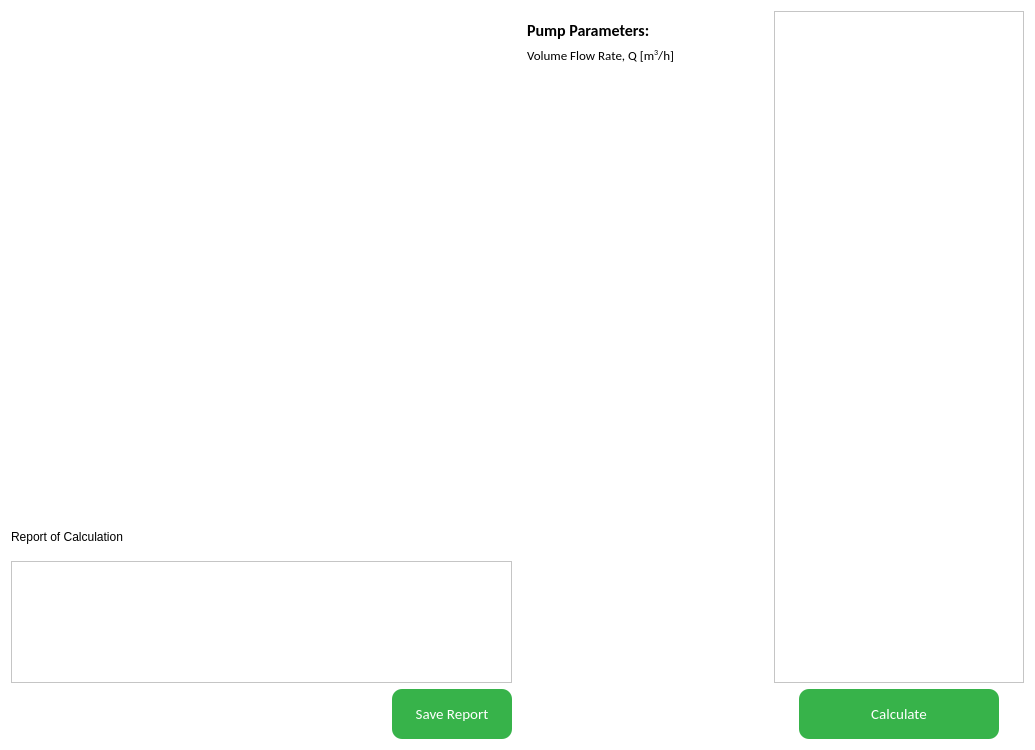
<?xml version="1.0" encoding="UTF-8"?>
<ui version="4.0">
 <class>StatorVanesWidget</class>
 <widget class="QWidget" name="StatorVanesWidget">
  <property name="geometry">
   <rect>
    <x>0</x>
    <y>0</y>
    <width>1035</width>
    <height>750</height>
   </rect>
  </property>
  <property name="windowTitle">
   <string>Form</string>
  </property>
  <property name="styleSheet">
   <string notr="true">background-color: rgb(255, 255, 255);</string>
  </property>
  <layout class="QHBoxLayout" name="horizontalLayout" stretch="50,25,25">
   <item>
    <layout class="QVBoxLayout" name="verticalLayout" stretch="70,5,17,8">
     <item>
      <widget class="QLabel" name="label">
       <property name="styleSheet">
        <string notr="true">image: url(:/vanes/images/st_vanes.jpg);</string>
       </property>
       <property name="text">
        <string/>
       </property>
      </widget>
     </item>
     <item>
      <widget class="QLabel" name="label_2">
       <property name="text">
        <string>Report of Calculation</string>
       </property>
      </widget>
     </item>
     <item>
      <widget class="QTextEdit" name="textEdit"/>
     </item>
     <item>
      <layout class="QHBoxLayout" name="horizontalLayout_2" stretch="50,50">
       <item>
        <spacer name="horizontalSpacer">
         <property name="orientation">
          <enum>Qt::Horizontal</enum>
         </property>
         <property name="sizeHint" stdset="0">
          <size>
           <width>40</width>
           <height>20</height>
          </size>
         </property>
        </spacer>
       </item>
       <item>
        <widget class="QPushButton" name="saveReportPushButton">
         <property name="sizePolicy">
          <sizepolicy hsizetype="Fixed" vsizetype="Fixed">
           <horstretch>0</horstretch>
           <verstretch>0</verstretch>
          </sizepolicy>
         </property>
         <property name="minimumSize">
          <size>
           <width>0</width>
           <height>0</height>
          </size>
         </property>
         <property name="maximumSize">
          <size>
           <width>120</width>
           <height>50</height>
          </size>
         </property>
         <property name="sizeIncrement">
          <size>
           <width>0</width>
           <height>0</height>
          </size>
         </property>
         <property name="font">
          <font>
           <family>Calibri</family>
           <pointsize>11</pointsize>
           <weight>50</weight>
           <bold>false</bold>
          </font>
         </property>
         <property name="cursor">
          <cursorShape>PointingHandCursor</cursorShape>
         </property>
         <property name="layoutDirection">
          <enum>Qt::LeftToRight</enum>
         </property>
         <property name="styleSheet">
          <string notr="true">QPushButton {
	background-color: rgb(55, 179, 74);
	color: rgb(255, 255, 255);
	border: none;
	border-radius: 10px
}

QPushButton:hover {
	background-color: rgb(71, 226, 90);
}

QPushButton:pressed {
	background-color: rgb(108, 244, 121);
}</string>
         </property>
         <property name="text">
          <string>Save Report</string>
         </property>
         <property name="iconSize">
          <size>
           <width>16</width>
           <height>16</height>
          </size>
         </property>
         <property name="checkable">
          <bool>false</bool>
         </property>
         <property name="autoDefault">
          <bool>false</bool>
         </property>
        </widget>
       </item>
      </layout>
     </item>
    </layout>
   </item>
   <item>
    <widget class="QScrollArea" name="scrollArea">
     <property name="frameShape">
      <enum>QFrame::NoFrame</enum>
     </property>
     <property name="frameShadow">
      <enum>QFrame::Raised</enum>
     </property>
     <property name="widgetResizable">
      <bool>true</bool>
     </property>
     <widget class="QWidget" name="scrollAreaWidgetContents">
      <property name="geometry">
       <rect>
        <x>0</x>
        <y>0</y>
        <width>249</width>
        <height>728</height>
       </rect>
      </property>
      <layout class="QVBoxLayout" name="verticalLayout_3">
       <item>
        <widget class="QLabel" name="label_3">
         <property name="font">
          <font>
           <family>Calibri</family>
           <pointsize>12</pointsize>
           <weight>75</weight>
           <bold>true</bold>
          </font>
         </property>
         <property name="text">
          <string>Pump Parameters:</string>
         </property>
        </widget>
       </item>
       <item>
        <widget class="QLabel" name="label_4">
         <property name="font">
          <font>
           <family>Calibri</family>
           <pointsize>10</pointsize>
          </font>
         </property>
         <property name="text">
          <string>&lt;html&gt;&lt;head/&gt;&lt;body&gt;&lt;p&gt;Volume Flow Rate, Q [m&lt;span style=&quot; vertical-align:super;&quot;&gt;3&lt;/span&gt;/h]&lt;/p&gt;&lt;/body&gt;&lt;/html&gt;</string>
         </property>
        </widget>
       </item>
       <item>
        <spacer name="verticalSpacer">
         <property name="orientation">
          <enum>Qt::Vertical</enum>
         </property>
         <property name="sizeHint" stdset="0">
          <size>
           <width>20</width>
           <height>40</height>
          </size>
         </property>
        </spacer>
       </item>
      </layout>
     </widget>
    </widget>
   </item>
   <item>
    <layout class="QVBoxLayout" name="verticalLayout_4" stretch="92,8">
     <item>
      <widget class="QScrollArea" name="scrollArea_2">
       <property name="widgetResizable">
        <bool>true</bool>
       </property>
       <widget class="QWidget" name="scrollAreaWidgetContents_3">
        <property name="geometry">
         <rect>
          <x>0</x>
          <y>0</y>
          <width>246</width>
          <height>659</height>
         </rect>
        </property>
       </widget>
      </widget>
     </item>
     <item>
      <layout class="QHBoxLayout" name="horizontalLayout_4">
       <item>
        <widget class="QPushButton" name="calculatePushButton">
         <property name="sizePolicy">
          <sizepolicy hsizetype="Fixed" vsizetype="Fixed">
           <horstretch>0</horstretch>
           <verstretch>0</verstretch>
          </sizepolicy>
         </property>
         <property name="minimumSize">
          <size>
           <width>0</width>
           <height>0</height>
          </size>
         </property>
         <property name="maximumSize">
          <size>
           <width>200</width>
           <height>50</height>
          </size>
         </property>
         <property name="sizeIncrement">
          <size>
           <width>0</width>
           <height>0</height>
          </size>
         </property>
         <property name="font">
          <font>
           <family>Calibri</family>
           <pointsize>11</pointsize>
           <weight>50</weight>
           <bold>false</bold>
          </font>
         </property>
         <property name="cursor">
          <cursorShape>PointingHandCursor</cursorShape>
         </property>
         <property name="layoutDirection">
          <enum>Qt::LeftToRight</enum>
         </property>
         <property name="styleSheet">
          <string notr="true">QPushButton {
	background-color: rgb(55, 179, 74);
	color: rgb(255, 255, 255);
	border: none;
	border-radius: 10px
}

QPushButton:hover {
	background-color: rgb(71, 226, 90);
}

QPushButton:pressed {
	background-color: rgb(108, 244, 121);
}</string>
         </property>
         <property name="text">
          <string>Calculate</string>
         </property>
         <property name="iconSize">
          <size>
           <width>16</width>
           <height>16</height>
          </size>
         </property>
         <property name="checkable">
          <bool>false</bool>
         </property>
         <property name="autoDefault">
          <bool>false</bool>
         </property>
        </widget>
       </item>
      </layout>
     </item>
    </layout>
   </item>
  </layout>
 </widget>
 <resources>
  <include location="../../../styles/statorvaneswidget.qrc"/>
 </resources>
 <connections/>
</ui>
